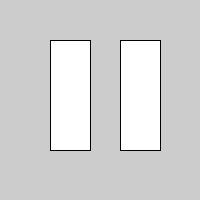
Frame 1 (no input)
Frame 60 (the mouse pressed at the canvas centre just before this capture): identical to frame 1, image omitted
Frame 120 (the mouse held since frame 60 and released just before this capture): identical to frame 1, image omitted

The Processing sketch that drew this single still picture (run headless with seeded random() and noise(); from frame 60 on, the mouse is pressed at the canvas centre):

// Processing sketch: vertexs_method_9
// ── vertexs_method_9.pde
void setup() {
  size(200, 200);
}

void draw() {
  beginShape(QUADS);

  vertex(50, 40);

  vertex(50, 150);

  vertex(90, 150);

  vertex(90, 40);

  vertex(120, 40);

  vertex(120, 150);

  vertex(160, 150);

  vertex(160, 40);

  endShape();
}
